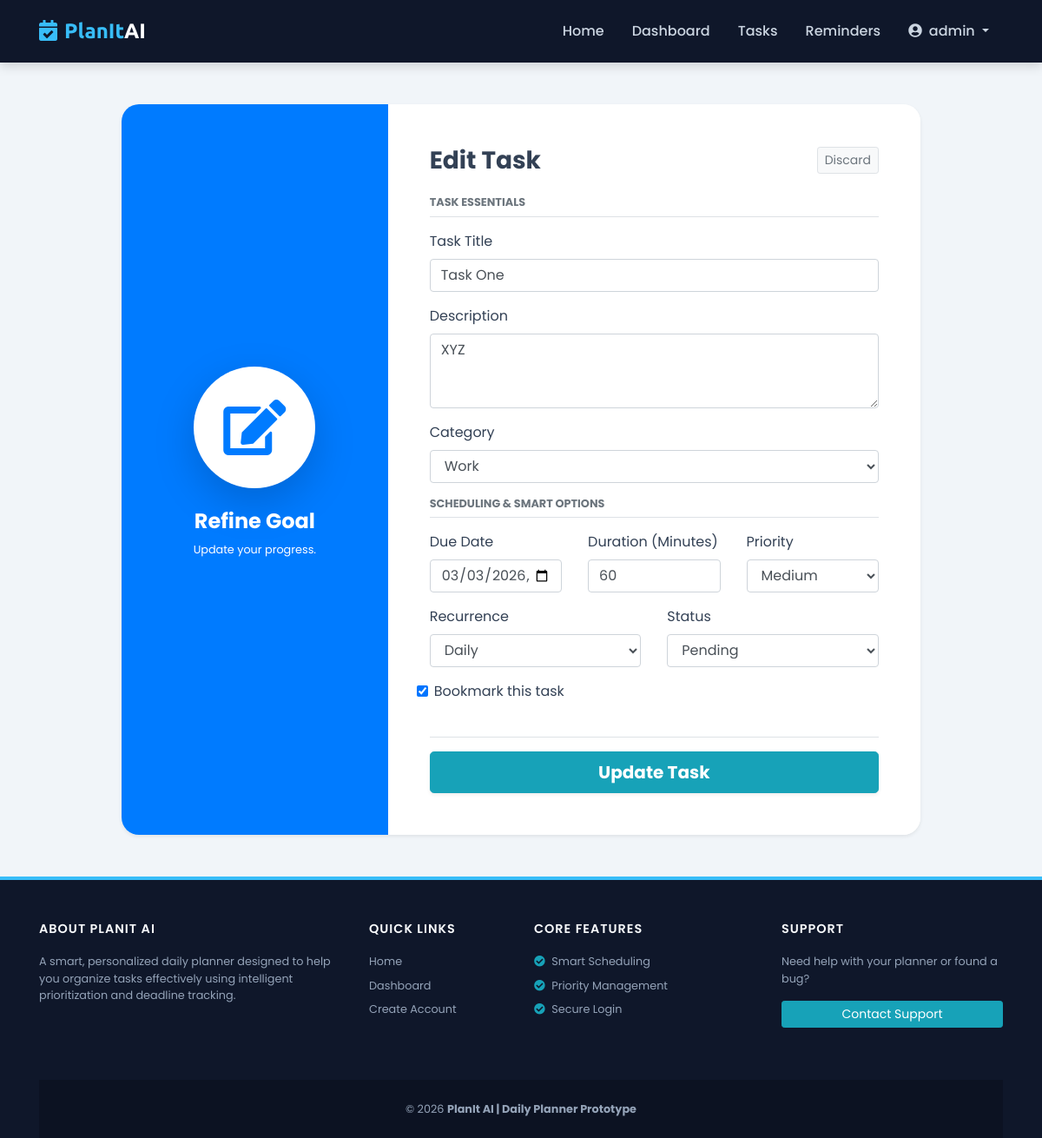
/task/edit/1/ (signed in), run on the app's committed database.
### myapp/models.py (models this page shows, shortened)
class Task(models.Model):
    PRIORITY_CHOICES = (
        (1, 'High'),
        (2, 'Medium'),
        (3, 'Low'),
    )
    STATUS_CHOICES = (
        ('pending', 'Pending'),
        ('completed', 'Completed'),
        ('overdue', 'Overdue'),
    )
    RECURRENCE_CHOICES = (
        ('none', 'None'),
        ('daily', 'Daily'),
        ('weekly', 'Weekly'),
        ('monthly', 'Monthly'),
    )
    task_id = models.AutoField(primary_key=True)
    user = models.ForeignKey(CustomerUser, on_delete=models.CASCADE, related_name='tasks')
    category = models.ForeignKey(Category, on_delete=models.SET_NULL, null=True, blank=True)
    title = models.CharField(max_length=255)
    description = models.TextField(blank=True, null=True)
    priority = models.IntegerField(choices=PRIORITY_CHOICES, default=2)
    due_date = models.DateTimeField()
    duration_minutes = models.IntegerField(default=60)
    status = models.CharField(max_length=20, choices=STATUS_CHOICES, default='pending')
    completed_at = models.DateTimeField(blank=True, null=True)
    recurrence_pattern = models.CharField(
        max_length=20,
        choices=RECURRENCE_CHOICES,
        default='none'
    )
    bookmarked = models.BooleanField(default=False)
    is_deleted = models.BooleanField(default=False)
    created_at = models.DateTimeField(auto_now_add=True)
    updated_at = models.DateTimeField(auto_now=True)
    class Meta:
        ordering = ['priority', 'due_date']
        indexes = [
            models.Index(fields=['user', 'priority']),
            models.Index(fields=['due_date']),
            models.Index(fields=['status']),
        ]

### myapp/views.py (the view)
# urls.py: path('task/edit/<int:task_id>/', views.edit_task, name='edit_task'),
def edit_task(request, task_id):
    user = get_logged_in_user(request)
    if not user:
        return redirect('login')
    task = get_object_or_404(Task, task_id=task_id, user=user)
    if request.method == "POST":
        form = TaskForm(request.POST, instance=task)
        if form.is_valid():
            form.save()
            ActivityLog.objects.create(
                user=user,
                action='update_task',
                description=f'Task updated: "{task.title}"'
            )
            messages.success(request, "Task updated successfully.")
            return redirect('dashboard')
    else:
        form = TaskForm(instance=task)
    return render(request, 'task_form.html', {'form': form})

### myapp/models.py (called while the page is built)
    def __str__(self):
        return self.name

### myapp/views.py (called while the page is built)
def get_logged_in_user(request):
    user_id = request.session.get('user_id')
    if not user_id:
        return None
    return CustomerUser.objects.filter(user_id=user_id).first()

### templates/task_form.html (shortened to what this page needs)
{% extends "base.html" %}
{% block content %}
<div class="container my-5">
    <div class="row justify-content-center">
        <div class="col-lg-10">
            <div class="card border-0 shadow-sm overflow-hidden" style="border-radius: 20px;">
                <div class="row no-gutters">
                    <div class="col-md-4 bg-primary text-white p-5 d-flex flex-column justify-content-center text-center">
                        <div class="mb-4">
                            <div class="bg-white rounded-circle d-inline-flex align-items-center justify-content-center shadow-lg" style="width: 140px; height: 140px;">
                                {% if form.instance.pk %}
                                    <i class="fas fa-edit fa-4x text-primary"></i>
                                {% else %}
                                    <i class="fas fa-plus-circle fa-4x text-primary"></i>
                                {% endif %}
                            </div>
                        </div>
                        <h4 class="font-weight-bold">
                            {% if form.instance.pk %}Refine Goal{% else %}New Goal{% endif %}
                        </h4>
                        <p class="small opacity-75">
                            {% if form.instance.pk %}Update your progress.{% else %}Start something productive.{% endif %}
                        </p>
                    </div>
                    <div class="col-md-8 bg-white p-5">
                        <div class="d-flex justify-content-between align-items-center mb-4">
                            <h3 class="font-weight-bold mb-0">
                                {% if form.instance.pk %}Edit Task{% else %}Create Task{% endif %}
                            </h3>
                            <a href="{% url 'dashboard' %}" class="btn btn-sm btn-light border text-muted">
                                Discard
                            </a>
                        </div>
                        <form method="post">
                            <h6 class="text-uppercase text-muted small font-weight-bold mb-3 border-bottom pb-2">
                                Task Essentials
                            </h6>
                            <div class="form-group mb-3">
                                <label>Task Title</label>
                                {{ form.title }}
                            </div>
                            <div class="form-group mb-3">
                                <label>Description</label>
                                {{ form.description }}
                            </div>
                            <div class="form-group mb-3">
                                <label>Category</label>
                                {{ form.category }}
                            </div>
                            <h6 class="text-uppercase text-muted small font-weight-bold mb-3 border-bottom pb-2">
                                Scheduling & Smart Options
                            </h6>
                            <div class="row">
                                <div class="col-md-4 mb-3">
                                    <label>Due Date</label>
                                    {{ form.due_date }}
                                </div>
                                <div class="col-md-4 mb-3">
                                    <label>Duration (Minutes)</label>
                                    {{ form.duration_minutes }}
                                </div>
                                <div class="col-md-4 mb-3">
                                    <label>Priority</label>
                                    {{ form.priority }}
                                </div>
                                <div class="col-md-6 mb-3">
                                    <label>Recurrence</label>
                                    {{ form.recurrence_pattern }}
                                </div>
                                <div class="col-md-6 mb-3">
                                    <label>Status</label>
                                    {{ form.status }}
                                </div>
                                <div class="col-md-12 mb-3 form-check">
                                    {{ form.bookmarked }}
                                    <label class="form-check-label">Bookmark this task</label>
                                </div>
                            </div>
                            <div class="mt-4 pt-3 border-top">
                                <button type="submit" class="btn btn-info btn-lg btn-block shadow-sm font-weight-bold">
                                    {% if form.instance.pk %}Update Task{% else %}Create Task{% endif %}
                                </button>
                            </div>
                        </form>
                    </div>
                </div>
            </div>
        </div>
    </div>
</div>
{% endblock %}

### templates/base.html (style rules this page uses)
:root { --primary-color: #0f172a; --accent-color: #38bdf8; --high-priority: #ef4444; --low-priority: #22c55e; --light-bg: #f1f5f9; }
body { font-family: 'Poppins', sans-serif; background-color: var(--light-bg); color: #334155; display: flex; flex-direction: column; min-height: 100vh; }

### data on the page
Task: title "Task One", description "XYZ", category "Work", due_date "03/03/2026 11:15", duration_minutes "60", priority "Medium", recurrence_pattern "Daily", status "Pending", bookmarked "☑"

### other printed values
{{ request.session.username }} "admin"
